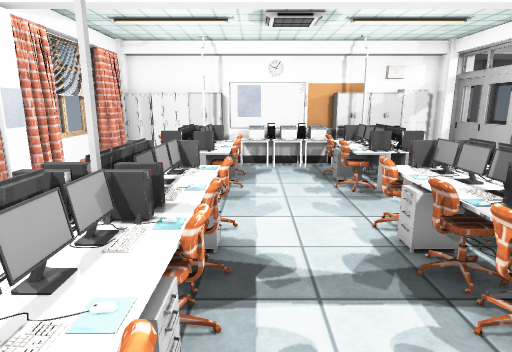
view 1 (above)

18 first-person views from a walk through a Unity game level. The camera is 1.5 m above the floor, tilts 12° down and sees 75° across. The floor is counted in squares, 0.5 m on a side. Each view is taken from the middle of a square. On the plan, view 1 faces up. The plan holds only what a view shows up to about 20 squares ahead; the rest is blank. The place goes on beyond the plan. The player is left out. Some surface patterns are stand-ins.

view 2
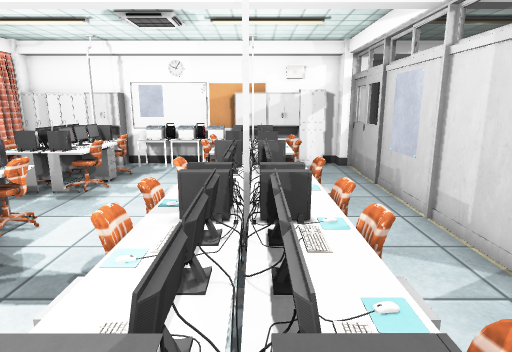

view 3
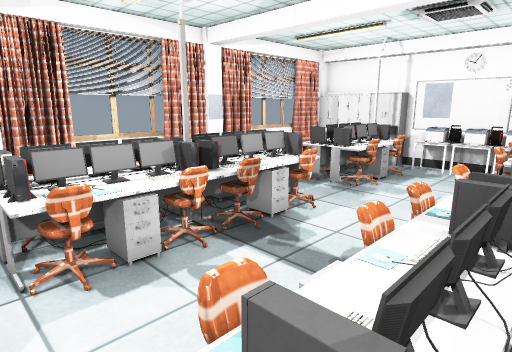

view 4
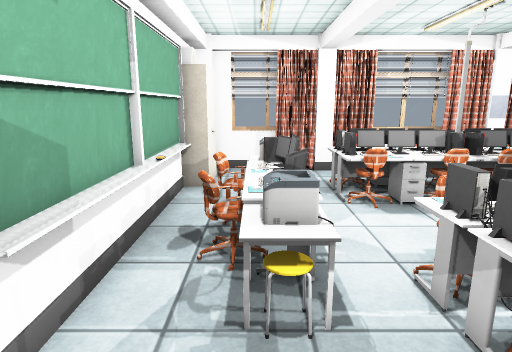

view 5
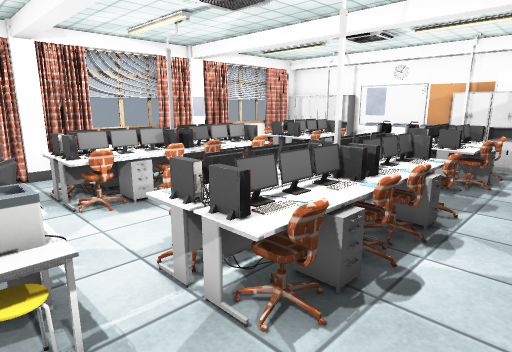

view 6
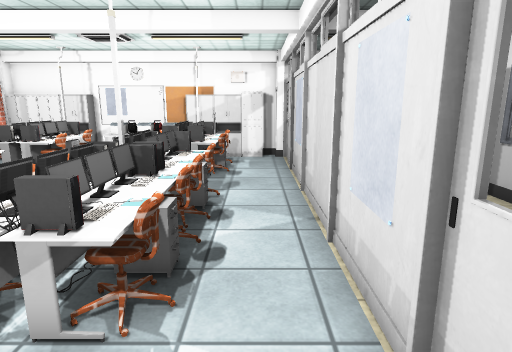

view 7
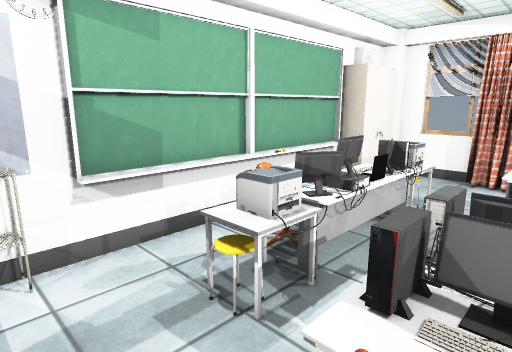

view 8
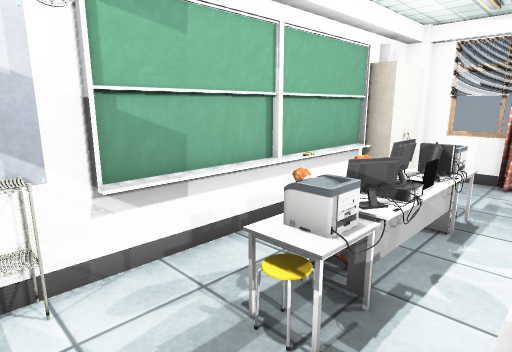

view 9
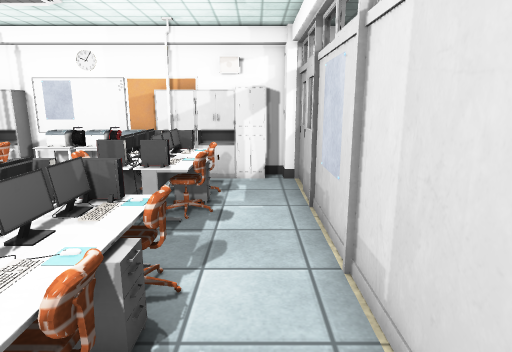

view 10
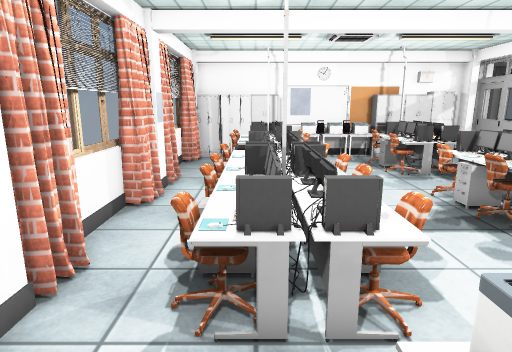

view 11
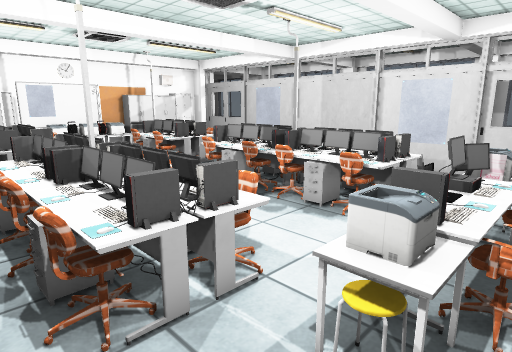

view 12
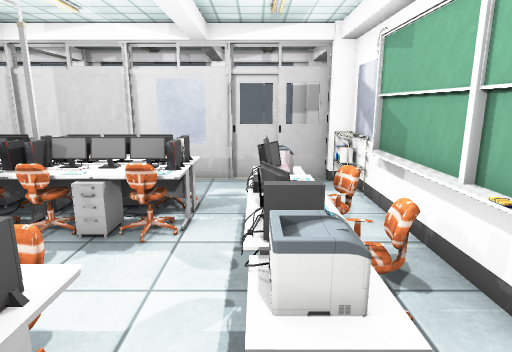

view 13
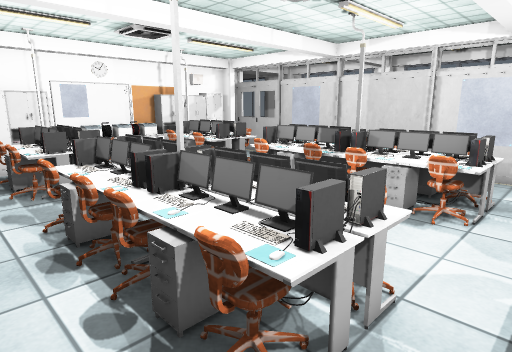

view 14
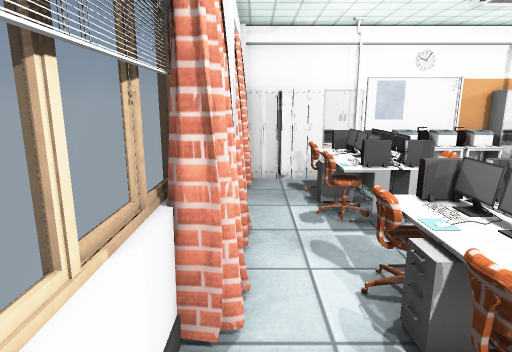

view 15
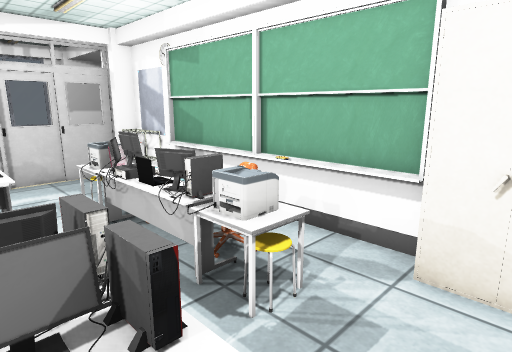

view 16
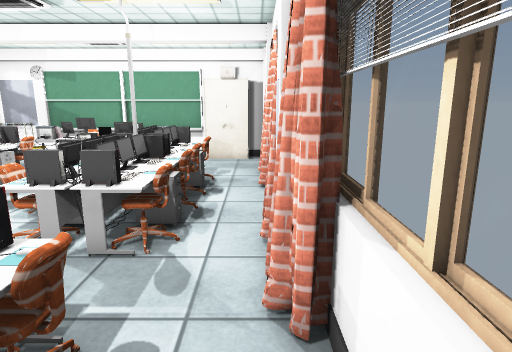

view 17
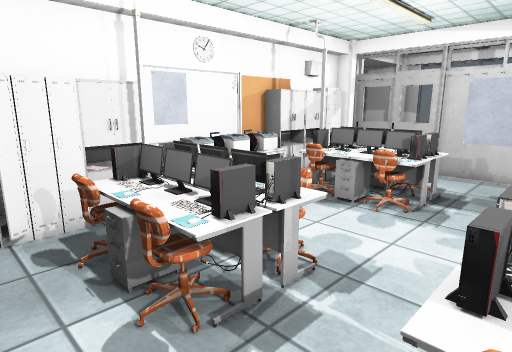

view 18
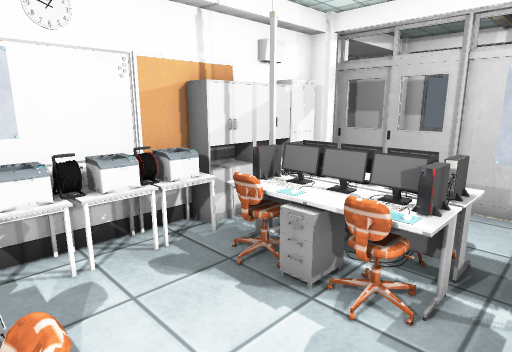

### Floor plan
Key: @ floor where view 1 was taken; # wall or solid block; . floor; = window, fence, low wall or low ledge; L locker; W whiteboard; T table; C curtain; H chair; M monitor; P pole; K keyboard; E desk; S closet; A laptop; O other object.
Columns run from 7 left of view 1 to 10 right of it. Each row starts with its distance up from view 1.
 18     #############
 17 #LLLOLWOTTTLLLLL##
 16 C#....TTTTTT.....=
 15 O..HMPH...HKPO...=
 14 =..HMMH...HMMOH..=
 13 O..LMML...LKML...#
 12 =.HEMMH...HMMHH..#
 11 O..EEEE....EEE...#
 10 C................#
  9 #..EEEE....EEE...#
  8 C..HMMH...HOMHH..#
  7 O.LEMML...LOML...#
  6 O..HMMH...HKMKH..#
  5 #..HMPH...HKPKH..#
  4 O..HMMH...HKMHH..#
  3 O.LEMML...LKML...#
  2 C..HMMH...HKMKH..#
  1 #..HMMH...HKMKH..#
  0 C......@.........#
 -1 O....TTMAMMTT....=
 -2 O....TTKKKKOT....#
 -3 =......HHHH......=
 -4 #SSSSOOOOOOOOOOOO#
 -5 ##  ######O#######

Where each view was taken, in squares from view 1:
view 1: 0 up, 0 right, facing up
view 2: 0 up, 5 right, facing up
view 3: 0 up, 5 right, facing up-left
view 4: 2 down, 9 right, facing left
view 5: 2 down, 9 right, facing up-left
view 6: 3 down, 8 right, facing up
view 7: 2 up, 8 right, facing down-left
view 8: 1 up, 8 right, facing down-left
view 9: 3 up, 8 right, facing up
view 10: 3 down, 3 left, facing up
view 11: 3 down, 5 left, facing up-right
view 12: 1 down, 4 left, facing right
view 13: 1 down, 6 left, facing up-right
view 14: 3 up, 6 left, facing up
view 15: 2 up, 5 left, facing down-right
view 16: 15 up, 6 left, facing down
view 17: 8 up, 6 left, facing up-right
view 18: 10 up, 1 left, facing up-right
